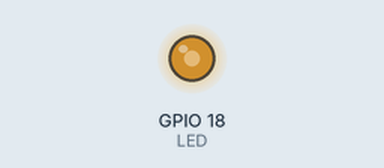
A program run on a simulated Raspberry Pi (BCM pin numbers). Parts: output pins drawn as LEDs (lit = HIGH). Random numbers come from a fixed seed.

Above: at 0.17 s.
At 14.55 s:
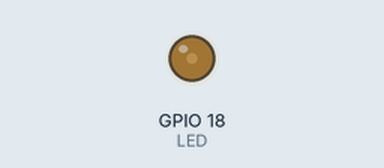
At 20.99 s:
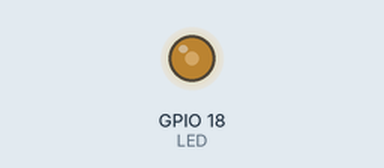
At 34.66 s:
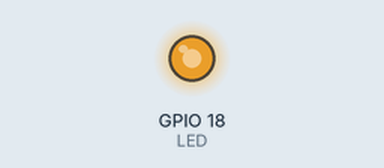
Timing chart, 0 to 40.0 s (numbered marks = the images above):
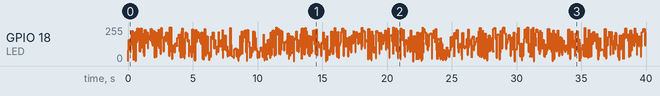

The program:

candle.py
```python
# candle.py
# From The Official Raspberry Pi Projects Book
# 2016-06-02	PV

import RPi.GPIO as GPIO
import time, random

LED = 18

def setup():
	global pwm

	GPIO.setmode(GPIO.BCM)
	GPIO.setup(LED, GPIO.OUT)

	pwm = GPIO.PWM(LED, 200)
	pwm.start(100)

def set_brightness(nb):
	pwm.ChangeDutyCycle(nb)

def flicker():
	set_brightness(random.randrange(0,100))
	time.sleep(random.randrange(1,10)*0.01)

def loop():
	try:
		while True:
			flicker()
	except KeyboardInterrupt:
		pass
	finally:
		GPIO.cleanup()


setup()
loop()
```
